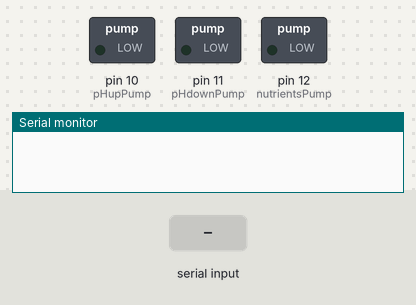
Bench run of a sketch on a simulated Arduino Uno, built with avr-gcc and run on an emulated ATmega328P. Shown: switched loads named in the sketch (green lamp = pin HIGH), the last lines printed to the serial monitor. The test bench sets the inputs (shaded band).

Above: at 1.2 s.
1.3 s: "90,45\n" received over Serial
At 2.1 s:
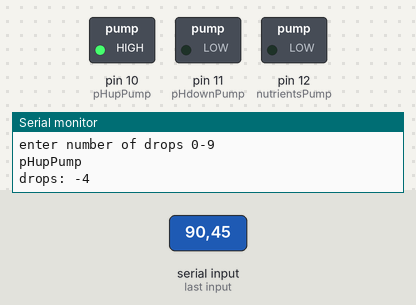
Timing chart, 0 to 4.3 s (numbered marks = the images above; inputs shaded):
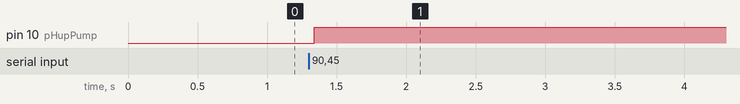

Measured:
- after the input at 1.3 s, pin 10 (pHupPump): LOW → HIGH at once

The sketch:

perilstalticPump_test.ino
```cpp
int pHupPump = 10;
int pHdownPump = 11;
int nutrientsPump = 12;
int dropPeriod = 200;
char rx_byte = 0;

void setup() {
  pinMode(pHupPump,OUTPUT);
  pinMode(pHdownPump,OUTPUT);
  pinMode(nutrientsPump,OUTPUT);
  Serial.begin(9600);
}

void addConcentrate(int pin, int drops) {
  digitalWrite(pin,HIGH);
  delay(drops*dropPeriod);
  digitalWrite(pin,LOW);
  }

void loop() {

  if (Serial.available() > 0) {    // is a character available?
    rx_byte = Serial.read();       // get the character

    // check if a number was received
    if ((rx_byte >= '0') && (rx_byte <= '9')) {
      if (rx_byte == '0') {
          //Serial.print("Number received: ");
         while(Serial.available() <=0) {
          Serial.println("enter number of drops 0-9");
          }
         rx_byte = Serial.read();
          Serial.println("pHupPump");
          Serial.print("drops: ");
          Serial.println(rx_byte - '0');
          addConcentrate(pHupPump,rx_byte - '0');

      }
      else if (rx_byte == '1') {
        while(Serial.available() <=0) {
          Serial.println("enter number of drops 0-9");
          }
         rx_byte = Serial.read();
          Serial.print("pHdown    ");
          Serial.print("drops: ");
           Serial.println(rx_byte - '0');
          addConcentrate(pHdownPump,rx_byte - '0');

      }
      else if (rx_byte == '2') {
         while(Serial.available() <=0) {
           Serial.println("enter number of drops 0-9");
          }
          rx_byte = Serial.read();
          Serial.print("nutrients    ");
          Serial.print("drops: ");
          Serial.println(rx_byte - '0');
          addConcentrate(nutrientsPump,rx_byte - '0');

      }
    }
    else {
      Serial.println("Not a number");
    }
  } // end: if (Serial.available() > 0)

}
```
